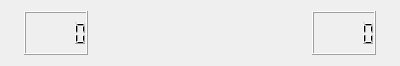
<?xml version="1.0" encoding="UTF-8"?>
<ui version="4.0">
 <class>MinesCounterWidget</class>
 <widget class="QWidget" name="MinesCounterWidget">
  <property name="geometry">
   <rect>
    <x>0</x>
    <y>0</y>
    <width>400</width>
    <height>66</height>
   </rect>
  </property>
  <property name="sizePolicy">
   <sizepolicy hsizetype="Fixed" vsizetype="Fixed">
    <horstretch>0</horstretch>
    <verstretch>0</verstretch>
   </sizepolicy>
  </property>
  <property name="windowTitle">
   <string>Form</string>
  </property>
  <layout class="QHBoxLayout" name="horizontalLayout">
   <item>
    <widget class="QLabel" name="label_clock">
     <property name="sizePolicy">
      <sizepolicy hsizetype="Fixed" vsizetype="Fixed">
       <horstretch>0</horstretch>
       <verstretch>0</verstretch>
      </sizepolicy>
     </property>
     <property name="text">
      <string/>
     </property>
     <property name="pixmap">
      <pixmap resource="img.qrc">:/img/timer.png</pixmap>
     </property>
    </widget>
   </item>
   <item>
    <widget class="QLCDNumber" name="lcdNumber_clock"/>
   </item>
   <item>
    <spacer name="horizontalSpacer">
     <property name="orientation">
      <enum>Qt::Horizontal</enum>
     </property>
     <property name="sizeHint" stdset="0">
      <size>
       <width>131</width>
       <height>20</height>
      </size>
     </property>
    </spacer>
   </item>
   <item>
    <widget class="QLCDNumber" name="lcdNumber_flag"/>
   </item>
   <item>
    <widget class="QLabel" name="label_flag">
     <property name="sizePolicy">
      <sizepolicy hsizetype="Fixed" vsizetype="Fixed">
       <horstretch>0</horstretch>
       <verstretch>0</verstretch>
      </sizepolicy>
     </property>
     <property name="text">
      <string/>
     </property>
     <property name="pixmap">
      <pixmap resource="img.qrc">:/img/flag-red-big.png</pixmap>
     </property>
    </widget>
   </item>
  </layout>
 </widget>
 <resources>
  <include location="img.qrc"/>
 </resources>
 <connections/>
</ui>
